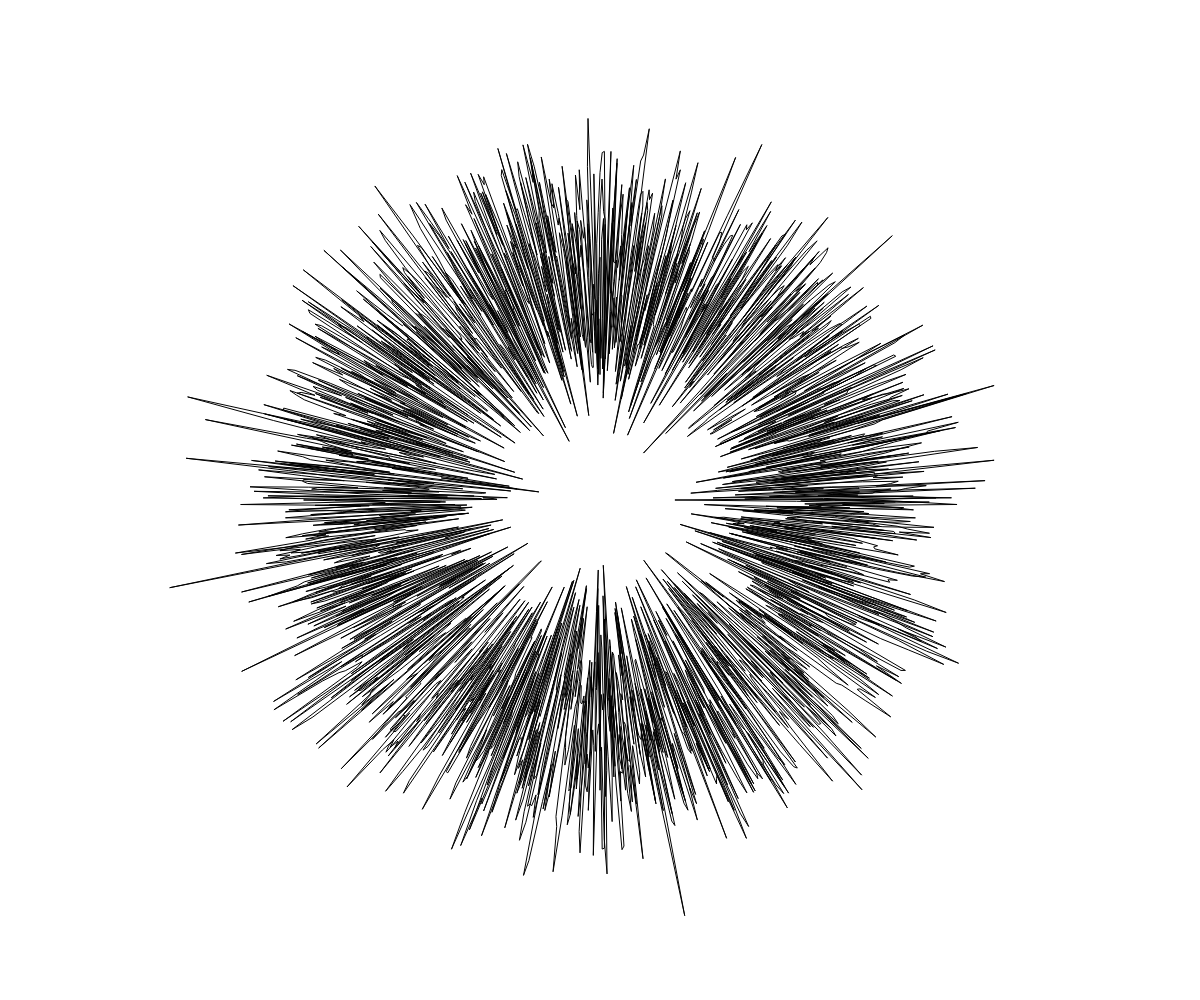
Frame 1 (no input)
Frame 60 (no input): identical to frame 1, image omitted
Frame 120 (the mouse pressed at the canvas centre since frame 60): identical to frame 1, image omitted

The p5.js sketch that drew this single still picture (run headless with seeded random() and noise() and a simulated clock; from frame 60 on, the mouse is pressed at the canvas centre):

// p5.js sketch
// ── sketch.js
const numShapes = 4;
const maxRand = 1e9;
const noiseScale = 100;
const numPoints = 1000;
function setup() {
  let seed = null;
  if(!seed) seed = floor(random(maxRand));
  console.log(seed)
  randomSeed(seed);
  createCanvas(innerWidth, innerHeight);
  noFill();
  let maxR = min(width,height)/2;
  let da = TWO_PI/numPoints;
  const ox = width/2;
  const oy = height/2;
  for(let i=0;i<numShapes;i++) {
    noiseSeed(random(maxRand));
    beginShape();
    for(let a=0;a<TWO_PI;a+=da) {
      const noiseX = (1+cos(a))*noiseScale;
      const noiseY = (1+sin(a))*noiseScale;
      const r = noise(noiseX,noiseY)*maxR;
      vertex(ox+r*cos(a),oy+r*sin(a));
    }
    endShape();
  }
}

function draw() {
}
